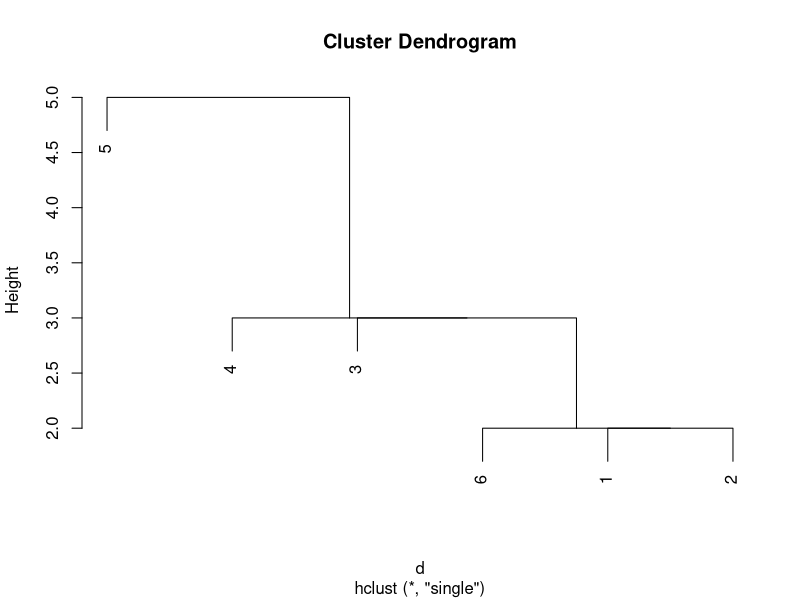
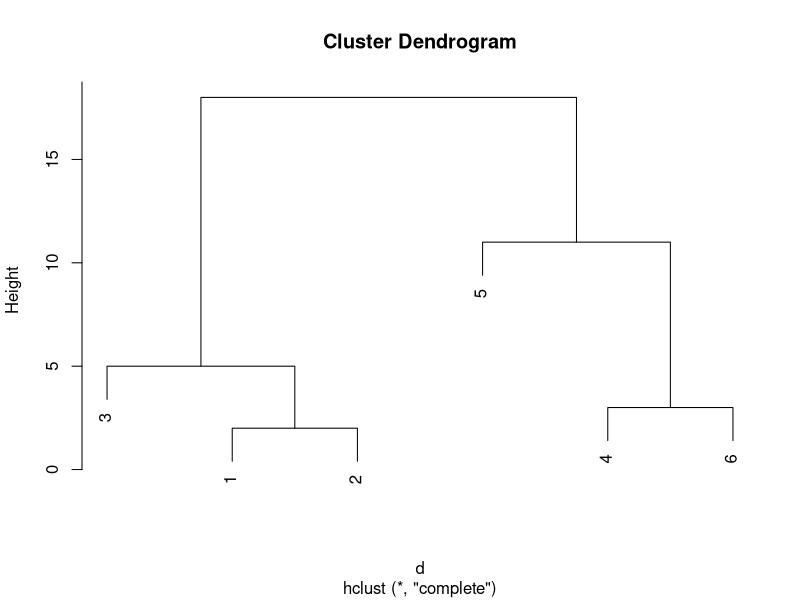
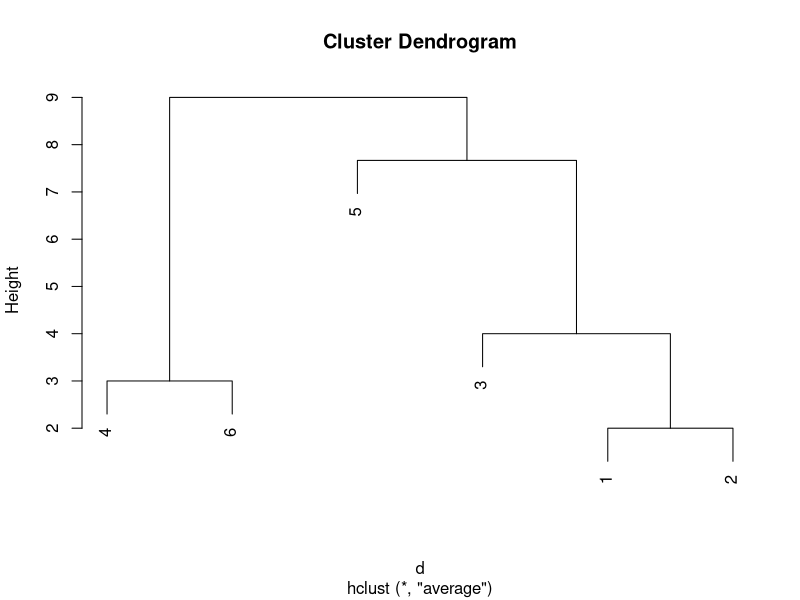
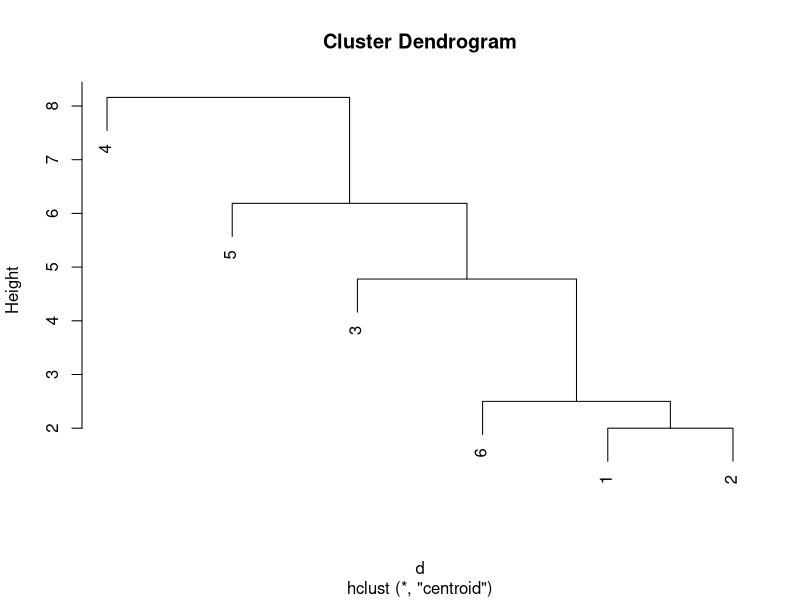
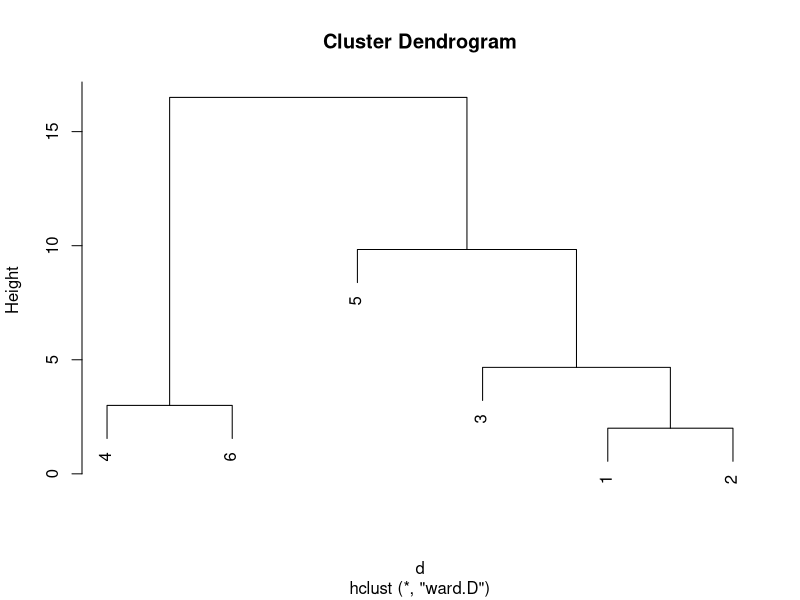

The R source for these figures, in order:
################## Aufgabe 5
v <- read.csv("data1.csv", header=TRUE)
d <- dist(v)
d <- d*d
d

single <- hclust(d, method="single")
png(filename="singleLinkage.png")
plot(single)

complete <- hclust(d, method="complete")
png(filename="completeLinkage.png")
plot(complete)

average <- hclust(d, method="aver")
png(filename="groupAverage.png")
plot(average)

centroid <- hclust(d, method="centroid")
png(filename="centroid.png")
plot(centroid)

ward <- hclust(d, method="ward")
png(filename="ward.png")
plot(ward)
